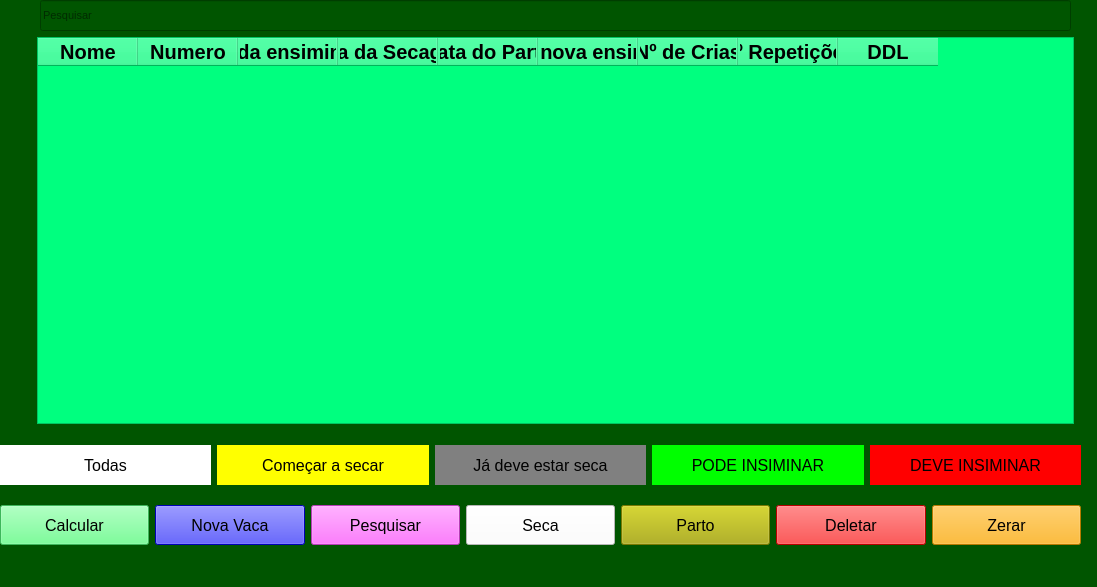
<?xml version="1.0" encoding="UTF-8"?>
<ui version="4.0">
 <class>janela</class>
 <widget class="QMainWindow" name="janela">
  <property name="geometry">
   <rect>
    <x>0</x>
    <y>0</y>
    <width>1097</width>
    <height>587</height>
   </rect>
  </property>
  <property name="minimumSize">
   <size>
    <width>800</width>
    <height>500</height>
   </size>
  </property>
  <property name="maximumSize">
   <size>
    <width>1600</width>
    <height>900</height>
   </size>
  </property>
  <property name="windowTitle">
   <string>MainWindow</string>
  </property>
  <property name="styleSheet">
   <string notr="true">background-color: rgb(0, 85, 0);
font: 8pt &quot;Tahoma&quot;;
</string>
  </property>
  <widget class="QWidget" name="centralwidget">
   <property name="styleSheet">
    <string notr="true">QTableWidget{
 margin:auto;
}
QPushButton:hover#parto
{
  font-size: 20px;
}
QPushButton#parto
{
  background-color: rgb(170, 170, 0);
  font-size: 16px;
}
QPushButton#todas_2
{
 background-color: rgb(255, 255, 0);
  border-radius: 0px;
  background-color: rgb(255, 255, 255);
  font-size: 16px;
}
QPushButton:hover#todas_2
{
  font-size: 20px;
}
QPushButton#calcular
{
 background-color: rgb(85, 255, 127);
 font-size: 16px;
}
QPushButton:hover#calcular
{
  font-size: 20px;
}
QPushButton#deletar
{
  background-color: rgb(255, 0, 0);
  font-size: 16px;
}
QPushButton:hover#deletar
{
  font-size: 20px;
}
QPushButton#nova_vaca
{
  background-color: rgb(0, 0, 255);
  font-size: 16px;
}
QPushButton:hover#nova_vaca
{
  font-size: 20px;
}
QPushButton#nova_vaca_2
{
background-color: rgb(255, 255, 0);
border-radius: 0px;
background: rgb(255, 255, 0);
font-size: 16px;
}
QPushButton:hover#nova_vaca_2
{
  font-size: 20px;
}
QPushButton#pesquisar
{
  background-color: rgb(255, 85, 255);
  font-size: 16px;
}
QPushButton:hover#pesquisar
{
  font-size: 20px;
}
QPushButton#pesquisar_2
{
background-color: rgb(255, 0, 0);
border-radius: 0px;
background: rgb(255, 0, 0);
font-size: 16px;
}
QPushButton:hover#pesquisar_2
{
  font-size: 20px;
}
QPushButton#seca
{
  background-color: rgb(255, 255, 255);
  font-size: 16px;
}
QPushButton:hover#seca
{
  font-size: 20px;
}
QPushButton#zarar
{
   background-color: rgb(255, 170, 0);
   font-size: 16px;
}
QPushButton:hover#zarar
{
  font-size: 20px;
}
QPushButton#zerar_2
{
  background-color: rgb(255, 255, 0);
  border-radius: 0px;
  background-color: rgb(255, 255, 255);
  font-size: 16px;
}
QPushButton:hover#zerar_2
{
  font-size: 20px;
}
QPushButton#calcular_3
{
 background-color: rgb(0, 255, 0);
  border-radius: 0px;
  background: rgb(0, 255, 0);
  font-size: 16px;
}
QPushButton#todas
{
  background-color: rgb(255, 255, 255);
  border-radius: 0px;
  background-color: rgb(128, 128, 128);
  font-size: 16px;
}
QPushButton:hover#todas
{
 font-size: 20px;
}
QPushButton:hover#calcular_3
{
 font-size: 20px;
}


</string>
   </property>
   <widget class="QTableWidget" name="tabela">
    <property name="geometry">
     <rect>
      <x>0</x>
      <y>0</y>
      <width>1111</width>
      <height>461</height>
     </rect>
    </property>
    <property name="maximumSize">
     <size>
      <width>1600</width>
      <height>900</height>
     </size>
    </property>
    <property name="font">
     <font>
      <family>Tahoma</family>
      <pointsize>-1</pointsize>
      <weight>50</weight>
      <italic>false</italic>
      <bold>false</bold>
     </font>
    </property>
    <property name="styleSheet">
     <string notr="true">background-color: rgb(0, 255, 127);
selection-background-color: rgb(200, 147, 13);
font-size: 13px;
text-align: center;</string>
    </property>
    <property name="gridStyle">
     <enum>Qt::NoPen</enum>
    </property>
    <column>
     <property name="text">
      <string>Nome</string>
     </property>
     <property name="font">
      <font>
       <pointsize>15</pointsize>
       <weight>75</weight>
       <bold>true</bold>
      </font>
     </property>
    </column>
    <column>
     <property name="text">
      <string>Numero</string>
     </property>
     <property name="font">
      <font>
       <pointsize>15</pointsize>
       <weight>75</weight>
       <bold>true</bold>
      </font>
     </property>
    </column>
    <column>
     <property name="text">
      <string>Data da ensiminação</string>
     </property>
     <property name="font">
      <font>
       <pointsize>15</pointsize>
       <weight>75</weight>
       <bold>true</bold>
      </font>
     </property>
    </column>
    <column>
     <property name="text">
      <string>Data da Secagem</string>
     </property>
     <property name="font">
      <font>
       <pointsize>15</pointsize>
       <weight>75</weight>
       <bold>true</bold>
      </font>
     </property>
    </column>
    <column>
     <property name="text">
      <string>Data do Parto</string>
     </property>
     <property name="font">
      <font>
       <pointsize>15</pointsize>
       <weight>75</weight>
       <bold>true</bold>
      </font>
     </property>
    </column>
    <column>
     <property name="text">
      <string>Data da nova ensiminação</string>
     </property>
     <property name="font">
      <font>
       <pointsize>15</pointsize>
       <weight>75</weight>
       <bold>true</bold>
      </font>
     </property>
    </column>
    <column>
     <property name="text">
      <string>Nº de Crias</string>
     </property>
     <property name="font">
      <font>
       <pointsize>15</pointsize>
       <weight>75</weight>
       <bold>true</bold>
      </font>
     </property>
    </column>
    <column>
     <property name="text">
      <string>Nº Repetições</string>
     </property>
     <property name="font">
      <font>
       <pointsize>15</pointsize>
       <weight>75</weight>
       <bold>true</bold>
      </font>
     </property>
    </column>
    <column>
     <property name="text">
      <string>DDL</string>
     </property>
     <property name="font">
      <font>
       <pointsize>15</pointsize>
       <weight>75</weight>
       <bold>true</bold>
      </font>
     </property>
    </column>
   </widget>
   <widget class="QWidget" name="horizontalLayoutWidget_2">
    <property name="geometry">
     <rect>
      <x>0</x>
      <y>440</y>
      <width>1081</width>
      <height>51</height>
     </rect>
    </property>
    <layout class="QHBoxLayout" name="horizontalLayout_2">
     <item>
      <widget class="QPushButton" name="todas_2">
       <property name="minimumSize">
        <size>
         <width>100</width>
         <height>30</height>
        </size>
       </property>
       <property name="maximumSize">
        <size>
         <width>600</width>
         <height>40</height>
        </size>
       </property>
       <property name="font">
        <font>
         <family>Tahoma</family>
         <pointsize>-1</pointsize>
         <weight>50</weight>
         <italic>false</italic>
         <bold>false</bold>
        </font>
       </property>
       <property name="styleSheet">
        <string notr="true"/>
       </property>
       <property name="text">
        <string>Todas</string>
       </property>
      </widget>
     </item>
     <item>
      <widget class="QPushButton" name="nova_vaca_2">
       <property name="minimumSize">
        <size>
         <width>100</width>
         <height>30</height>
        </size>
       </property>
       <property name="maximumSize">
        <size>
         <width>600</width>
         <height>40</height>
        </size>
       </property>
       <property name="font">
        <font>
         <family>Tahoma</family>
         <pointsize>-1</pointsize>
         <weight>50</weight>
         <italic>false</italic>
         <bold>false</bold>
        </font>
       </property>
       <property name="styleSheet">
        <string notr="true"/>
       </property>
       <property name="text">
        <string>Começar a secar</string>
       </property>
      </widget>
     </item>
     <item>
      <widget class="QPushButton" name="todas">
       <property name="maximumSize">
        <size>
         <width>600</width>
         <height>40</height>
        </size>
       </property>
       <property name="font">
        <font>
         <family>Tahoma</family>
         <pointsize>-1</pointsize>
         <weight>50</weight>
         <italic>false</italic>
         <bold>false</bold>
        </font>
       </property>
       <property name="styleSheet">
        <string notr="true"/>
       </property>
       <property name="text">
        <string>Já deve estar seca</string>
       </property>
      </widget>
     </item>
     <item>
      <widget class="QPushButton" name="calcular_3">
       <property name="maximumSize">
        <size>
         <width>600</width>
         <height>40</height>
        </size>
       </property>
       <property name="font">
        <font>
         <family>Tahoma</family>
         <pointsize>-1</pointsize>
         <weight>50</weight>
         <italic>false</italic>
         <bold>false</bold>
        </font>
       </property>
       <property name="styleSheet">
        <string notr="true"/>
       </property>
       <property name="text">
        <string>PODE INSIMINAR</string>
       </property>
      </widget>
     </item>
     <item>
      <widget class="QPushButton" name="pesquisar_2">
       <property name="maximumSize">
        <size>
         <width>600</width>
         <height>40</height>
        </size>
       </property>
       <property name="font">
        <font>
         <family>Tahoma</family>
         <pointsize>-1</pointsize>
         <weight>50</weight>
         <italic>false</italic>
         <bold>false</bold>
        </font>
       </property>
       <property name="styleSheet">
        <string notr="true"/>
       </property>
       <property name="text">
        <string>DEVE INSIMINAR</string>
       </property>
      </widget>
     </item>
    </layout>
   </widget>
   <widget class="QWidget" name="layoutWidget">
    <property name="geometry">
     <rect>
      <x>0</x>
      <y>500</y>
      <width>1081</width>
      <height>51</height>
     </rect>
    </property>
    <layout class="QHBoxLayout" name="horizontalLayout_3">
     <item>
      <widget class="QPushButton" name="calcular">
       <property name="maximumSize">
        <size>
         <width>400</width>
         <height>40</height>
        </size>
       </property>
       <property name="font">
        <font>
         <family>Tahoma</family>
         <pointsize>-1</pointsize>
         <weight>50</weight>
         <italic>false</italic>
         <bold>false</bold>
        </font>
       </property>
       <property name="styleSheet">
        <string notr="true"/>
       </property>
       <property name="text">
        <string>Calcular</string>
       </property>
      </widget>
     </item>
     <item>
      <widget class="QPushButton" name="nova_vaca">
       <property name="minimumSize">
        <size>
         <width>100</width>
         <height>30</height>
        </size>
       </property>
       <property name="maximumSize">
        <size>
         <width>400</width>
         <height>40</height>
        </size>
       </property>
       <property name="font">
        <font>
         <family>Tahoma</family>
         <pointsize>-1</pointsize>
         <weight>50</weight>
         <italic>false</italic>
         <bold>false</bold>
        </font>
       </property>
       <property name="styleSheet">
        <string notr="true"/>
       </property>
       <property name="text">
        <string>Nova Vaca</string>
       </property>
      </widget>
     </item>
     <item>
      <widget class="QPushButton" name="pesquisar">
       <property name="maximumSize">
        <size>
         <width>400</width>
         <height>40</height>
        </size>
       </property>
       <property name="font">
        <font>
         <family>Tahoma</family>
         <pointsize>-1</pointsize>
         <weight>50</weight>
         <italic>false</italic>
         <bold>false</bold>
        </font>
       </property>
       <property name="styleSheet">
        <string notr="true"/>
       </property>
       <property name="text">
        <string>Pesquisar</string>
       </property>
      </widget>
     </item>
     <item>
      <widget class="QPushButton" name="seca">
       <property name="maximumSize">
        <size>
         <width>400</width>
         <height>40</height>
        </size>
       </property>
       <property name="font">
        <font>
         <family>Tahoma</family>
         <pointsize>-1</pointsize>
         <weight>50</weight>
         <italic>false</italic>
         <bold>false</bold>
        </font>
       </property>
       <property name="styleSheet">
        <string notr="true"/>
       </property>
       <property name="text">
        <string>Seca</string>
       </property>
      </widget>
     </item>
     <item>
      <widget class="QPushButton" name="parto">
       <property name="maximumSize">
        <size>
         <width>400</width>
         <height>40</height>
        </size>
       </property>
       <property name="font">
        <font>
         <family>Tahoma</family>
         <pointsize>-1</pointsize>
         <weight>50</weight>
         <italic>false</italic>
         <bold>false</bold>
        </font>
       </property>
       <property name="styleSheet">
        <string notr="true"/>
       </property>
       <property name="text">
        <string>Parto</string>
       </property>
      </widget>
     </item>
     <item>
      <widget class="QPushButton" name="deletar">
       <property name="minimumSize">
        <size>
         <width>150</width>
         <height>40</height>
        </size>
       </property>
       <property name="maximumSize">
        <size>
         <width>400</width>
         <height>40</height>
        </size>
       </property>
       <property name="font">
        <font>
         <family>Tahoma</family>
         <pointsize>-1</pointsize>
         <weight>50</weight>
         <italic>false</italic>
         <bold>false</bold>
        </font>
       </property>
       <property name="styleSheet">
        <string notr="true"/>
       </property>
       <property name="text">
        <string>Deletar</string>
       </property>
      </widget>
     </item>
     <item>
      <widget class="QPushButton" name="zarar">
       <property name="maximumSize">
        <size>
         <width>400</width>
         <height>40</height>
        </size>
       </property>
       <property name="font">
        <font>
         <family>Tahoma</family>
         <pointsize>-1</pointsize>
         <weight>50</weight>
         <italic>false</italic>
         <bold>false</bold>
        </font>
       </property>
       <property name="styleSheet">
        <string notr="true"/>
       </property>
       <property name="text">
        <string>Zerar</string>
       </property>
      </widget>
     </item>
    </layout>
   </widget>
   <widget class="QLineEdit" name="pesquisar_3">
    <property name="geometry">
     <rect>
      <x>40</x>
      <y>0</y>
      <width>1031</width>
      <height>31</height>
     </rect>
    </property>
    <property name="font">
     <font>
      <family>Tahoma</family>
      <pointsize>8</pointsize>
      <weight>50</weight>
      <italic>false</italic>
      <bold>false</bold>
     </font>
    </property>
    <property name="inputMask">
     <string extracomment="Pesquisar"/>
    </property>
    <property name="placeholderText">
     <string>Pesquisar</string>
    </property>
   </widget>
  </widget>
  <widget class="QMenuBar" name="menubar">
   <property name="geometry">
    <rect>
     <x>0</x>
     <y>0</y>
     <width>1097</width>
     <height>19</height>
    </rect>
   </property>
  </widget>
  <widget class="QStatusBar" name="statusbar"/>
 </widget>
 <resources/>
 <connections/>
</ui>
